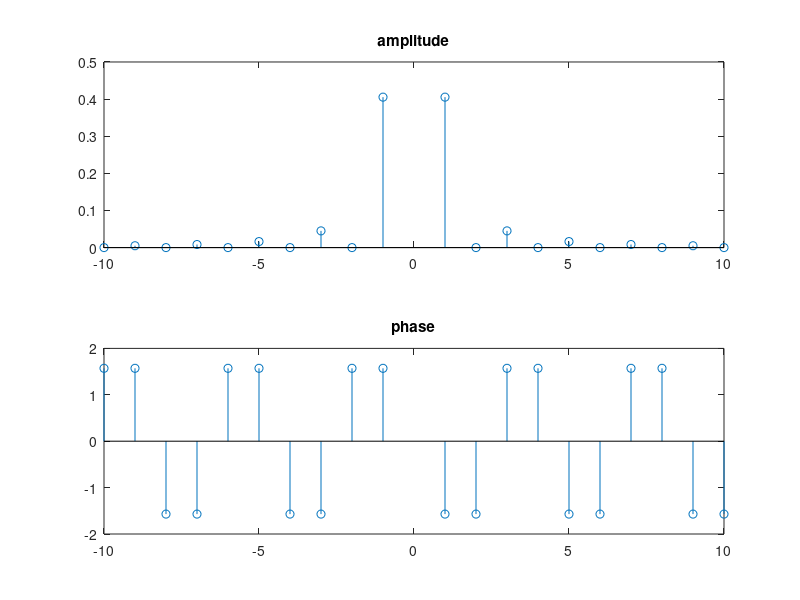

Reproduce this figure in MATLAB.
clear; clc;
%parameter
N = 10;

n1 = -N:N;
cn = -4*j*sin(n1*pi/2)/pi^2./n1.^2

figure;
subplot(2, 1, 1);
stem(n1, abs(cn));   %amplitude
title('amplitude');
subplot(2, 1, 2);
stem(n1, angle(cn)); %phase
title('phase');
